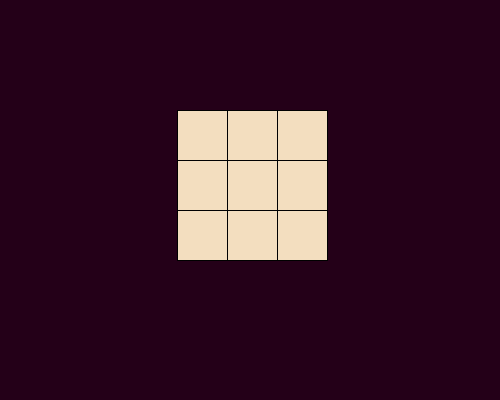
Frame 1 (no input)
Frame 60 (the mouse pressed at the canvas centre just before this capture): identical to frame 1, image omitted
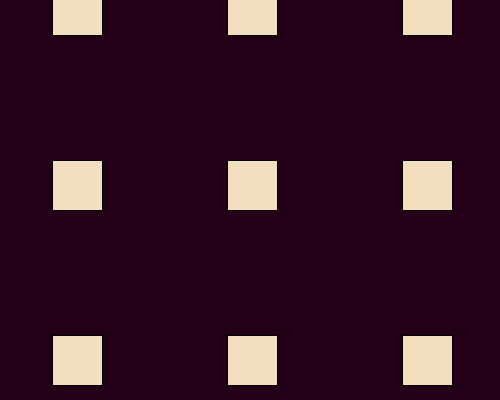
Frame 120 (the mouse held since frame 60 and released just before this capture)

The Processing sketch that drew these frames (run headless with seeded random() and noise(); from frame 60 on, the mouse is pressed at the canvas centre):

// Processing sketch: processing_164533
// ── processing_164533.pde

int gap;
//sets interger to gap
void setup(){
  // runs the code only once
size(500,400);
//sets the size of the sketch to 500 px in width and 400 px in height
}
void draw(){
  // runs the code as a loop at the default frame rate
background(36,0,24);
//sets background color to plum
fill (243,222,191);
//fills squares in tan
   
translate(width/2.2,height/2.5);
//centers squares and their transistions to happen from the center
rect(-50-gap,-50-gap,50,50);
//Size of top left square
rect(0,-50-gap,50,50);
//Size of top center square
rect(50+gap,-50-gap,50,50);
//Size of top right square
rect(-50-gap,0,50,50);
//Size of middle left square
rect(0,0,50,50);
//Size of middle center square
rect(50+gap,0,50,50);
//Size of middle right square
rect(-50-gap,50+gap,50,50);
//Size of bottom left square
rect(0,50+gap,50,50);
//Size of bottom center square
rect(50+gap,50+gap,50,50);
//Size of bottom right square

gap = mouseX/2; 
//sets the integer gap to change size according to the x axis of the mouse
}
